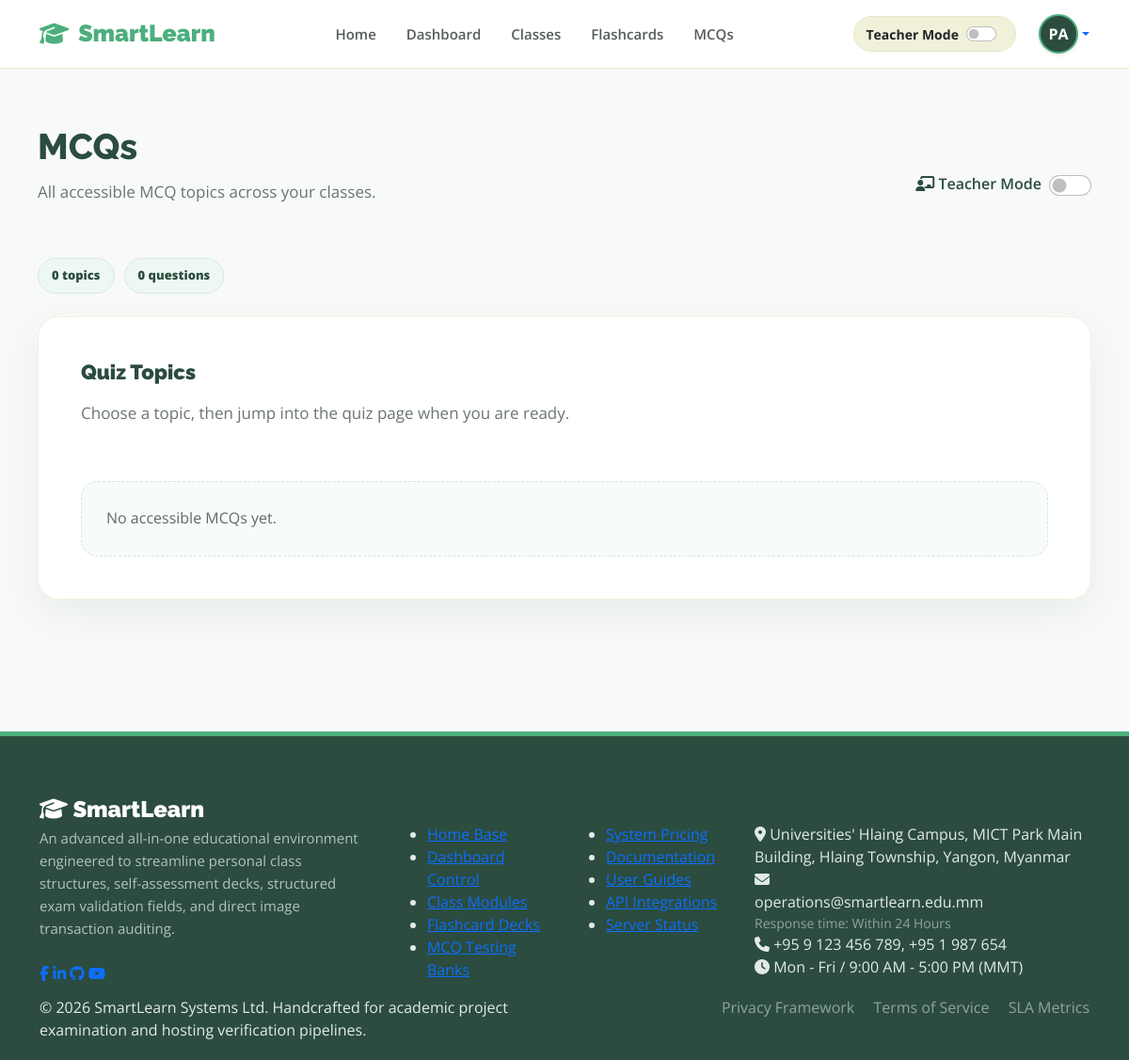
Before: /mcqs/ (signed in) with the older database file.
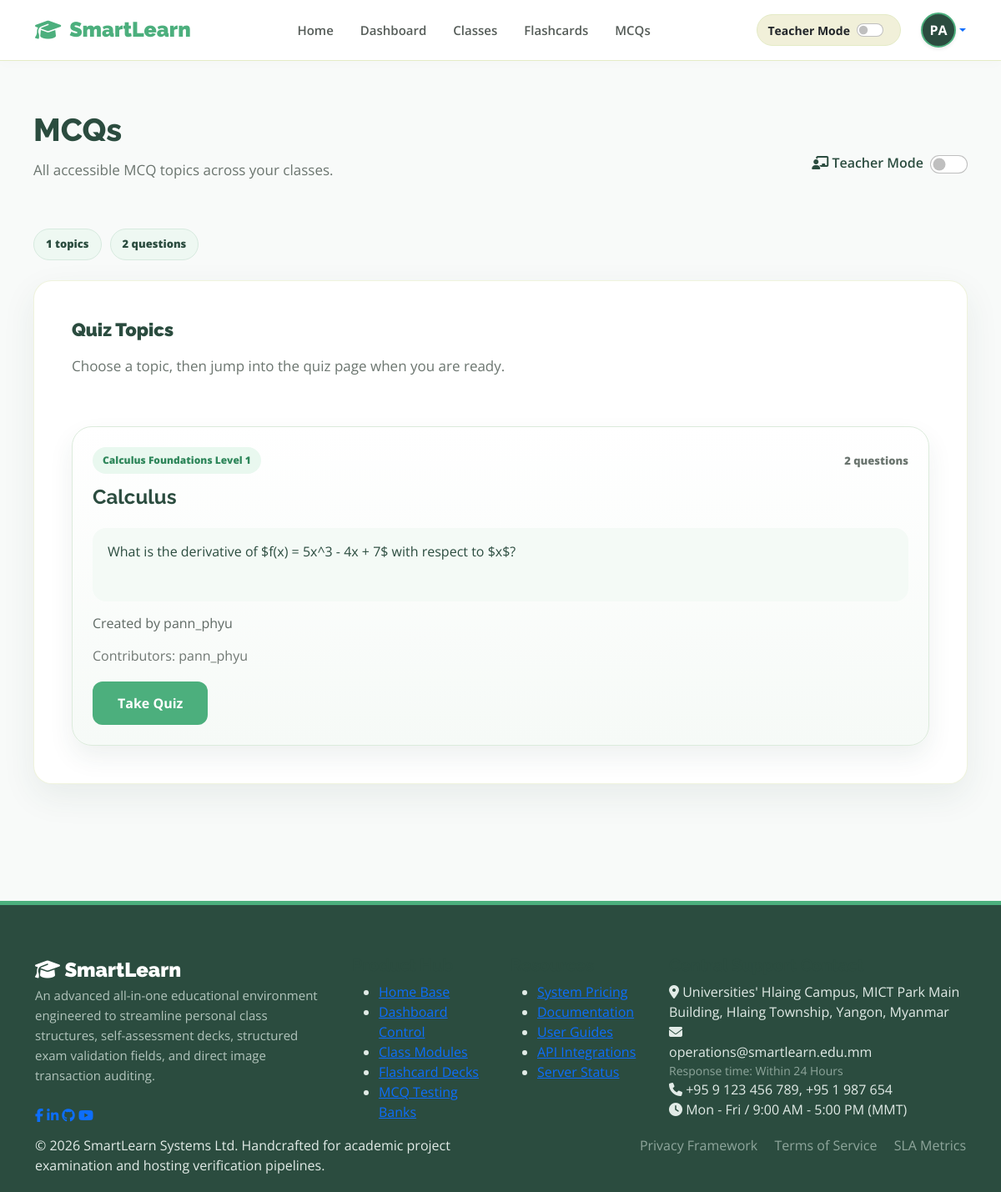
After: the same page with the newer database file.
### smartlearnApp/models.py (models this page shows, shortened)
class Classroom(models.Model):
    SUBJECT_CHOICES = [
        ('math', 'Mathematics'),
        ('science', 'Science'),
        ('coding', 'Coding/IT'),
        ('languages', 'Languages'),
        ('arts', 'Arts & Design'),
    ]
    CLASS_TYPES = [
        ('public', 'Public'),
        ('private', 'Private'),
    ]
    class_id = models.AutoField(primary_key=True)
    owner = models.ForeignKey(User, on_delete=models.CASCADE, related_name='owned_classrooms', null=True, blank=True)
    title = models.CharField(max_length=255, null=True, blank=True)
    description = models.TextField()
    subject = models.CharField(max_length=50, choices=SUBJECT_CHOICES, default='math')
    class_type = models.CharField(max_length=20, choices=CLASS_TYPES, default='public', null=True, blank=True)
    price = models.DecimalField(max_digits=10, decimal_places=2, default=0.00)
    created_at = models.DateTimeField(auto_now_add=True)
    created_from_site = models.BooleanField(default=False)

class MCQQuestion(models.Model):
    OPTION_CHOICES = [
        ('A', 'A'),
        ('B', 'B'),
        ('C', 'C'),
        ('D', 'D'),
    ]
    question_id = models.AutoField(primary_key=True)
    classroom = models.ForeignKey(Classroom, on_delete=models.CASCADE, related_name='mcq_questions')
    created_by = models.ForeignKey(User, on_delete=models.CASCADE, related_name='mcq_questions')
    topic = models.CharField(max_length=120)
    question = models.TextField()
    option_a = models.CharField(max_length=255)
    option_b = models.CharField(max_length=255)
    option_c = models.CharField(max_length=255)
    option_d = models.CharField(max_length=255)
    correct_option = models.CharField(max_length=1, choices=OPTION_CHOICES)
    explanation = models.TextField(blank=True)
    created_at = models.DateTimeField(auto_now_add=True)

### smartlearnApp/views.py (the view)
# urls.py: path('mcqs/', views.all_mcqs_view, name='all_mcqs'),
def all_mcqs_view(request):
    current_user = request.user
    accessible_classrooms = get_accessible_classrooms(current_user)
    mcq_groups = []
    for classroom in accessible_classrooms:
        classroom_questions = list(
            MCQQuestion.objects.filter(classroom=classroom)
            .select_related('created_by')
            .order_by('topic', '-created_at')
        )
        classroom_topic_map = OrderedDict()
        for question_item in classroom_questions:
            group_key = question_item.topic
            group = classroom_topic_map.get(group_key)
            if not group:
                group = {
                    'classroom_id': classroom.class_id,
                    'classroom_title': classroom.title,
                    'class_type': classroom.class_type,
                    'topic': question_item.topic,
                    'topic_slug': slugify(question_item.topic) or 'mcq-topic',
                    'preview_question': question_item.question,
                    'questions': [],
                    'contributors': [],
                    'primary_creator': question_item.created_by.username,
                }
                classroom_topic_map[group_key] = group
            group['questions'].append(question_item)
            if question_item.created_by.username not in group['contributors']:
                group['contributors'].append(question_item.created_by.username)
        for group in classroom_topic_map.values():
            contributor_count = len(group['contributors'])
            if contributor_count == 1:
                contributor_summary = group['contributors'][0]
            else:
                contributor_summary = f"{group['contributors'][0]} + {contributor_count - 1} more"
            group['total_questions'] = len(group['questions'])
            group['contributor_summary'] = contributor_summary
            mcq_groups.append(group)
    return render(request, 'all_mcqs.html', {
        'current_user': current_user,
        'mcq_groups': mcq_groups,
        'total_questions': sum(group['total_questions'] for group in mcq_groups),
        'total_topics': len(mcq_groups),
    })

### smartlearnApp/views.py (called while the page is built)
def user_can_enter_classroom(classroom, user):
    if classroom.owner == user or classroom.class_type == 'public':
        return True
    return Enrollment.objects.filter(
        classroom=classroom,
        student=user,
        status='approved'
    ).exists()

def get_accessible_classrooms(user):
    classrooms = Classroom.objects.select_related('owner').all().order_by('title')
    accessible = []
    for classroom in classrooms:
        if user_can_enter_classroom(classroom, user):
            accessible.append(classroom)
    return accessible

### smartlearnApp/templates/all_mcqs.html (shortened to what this page needs)
{% extends 'base.html' %}
{% block content %}
<div class="learning-page-header">
    <div class="learning-title-row d-flex justify-content-between align-items-center">
        <div>
            <h2 class="page-heading-large">MCQs</h2>
            <p class="subtext-muted">All accessible MCQ topics across your classes.</p>
        </div>
        <div class="teacher-toggle d-flex align-items-center gap-2">
            <span><i class="fa-solid fa-chalkboard-user"></i> Teacher Mode</span>
            <div class="form-check form-switch m-0">
                <input class="form-check-input" type="checkbox" role="switch" id="teacherModeToggle" style="cursor: pointer; width: 45px; height: 22px;">
            </div>
        </div>
    </div>
    <div class="learning-stats">
        <span class="stat-chip">{{ total_topics }} topics</span>
        <span class="stat-chip">{{ total_questions }} questions</span>
    </div>
</div>
<section class="styled-card">
    <div class="learning-section-head">
        <div>
            <h3 class="section-heading">Quiz Topics</h3>
            <p class="subtext-muted">Choose a topic, then jump into the quiz page when you are ready.</p>
        </div>
    </div>
    <div class="topic-collection-grid">
        {% for group in mcq_groups %}
            <article class="topic-collection-card topic-item-card" data-owner="{{ group.primary_creator }}">
                <div class="topic-collection-topline">
                    <span class="status-badge {% if group.class_type == 'public' %}badge-public{% else %}badge-private{% endif %}">{{ group.classroom_title }}</span>
                    <span class="topic-card-count">{{ group.total_questions }} questions</span>
                </div>
                <h4>{{ group.topic }}</h4>
                <p class="topic-preview">{{ group.preview_question }}</p>
                <p class="topic-meta">Created by {{ group.primary_creator }}</p>
                <p class="topic-meta muted">Contributors: {{ group.contributor_summary }}</p>
                <div class="topic-collection-actions">
                    <a class="btn-primary" href="{% url 'take_quiz' group.classroom_id %}?topic={{ group.topic|urlencode }}">Take Quiz</a>
                </div>
            </article>
        {% empty %}
            <div class="empty-study-state">No accessible MCQs yet.</div>
        {% endfor %}
    </div>
</section>
{% endblock %}

### smartlearnApp/templates/base.html (shortened to what the changed rows need)
{% load static %}
<!DOCTYPE html>
<html lang="en">
<head>
    <link href="https://cdn.jsdelivr.net/npm/bootstrap@5.0.0/dist/css/bootstrap.min.css" rel="stylesheet">
    <link rel="stylesheet" href="https://cdnjs.cloudflare.com/ajax/libs/font-awesome/6.5.2/css/all.min.css">
    <link rel="stylesheet" href="{% static 'css/style.css' %}">
</head>
<body>
    <header class="navbar navbar-expand-lg navbar-light sticky-top">
        <div class="container">
            <div class="collapse navbar-collapse" id="mainNavbar">
                <div class="d-flex align-items-center gap-3">
                    {% if user.is_authenticated %}
                        <div class="dropdown">
                            <a href="#" class="d-flex align-items-center text-decoration-none dropdown-toggle" id="profileDropdown" data-bs-toggle="dropdown" aria-expanded="false">
                                <div class="rounded-circle d-flex align-items-center justify-content-center text-white fw-bold shadow-sm"
                                     style="width: 42px; height: 42px; background-color: #2b4c3f; border: 2px solid #4CAF7D;">
                                    {{ request.user.username|slice:":2"|upper }}
                                </div>
                            </a>
                        </div>
                    {% else %}
                        <a href="{% url 'login' %}" class="btn btn-matcha-outline">Sign In</a>
                        <a href="{% url 'register' %}" class="btn btn-matcha-primary">Get Started</a>
                    {% endif %}
                </div>
            </div>
        </div>
    </header>
    <main class="main-container">
        {% block content %}{% endblock %}
    </main>
</body>
</html>

Changed rows visible on the page:
now on this page (row unchanged): Classroom: classroom_title "Calculus Foundations Level 1"
added MCQQuestion: topic "Calculus", preview_question "What is the derivative of $f(x) = 5x^3 - 4x + 7$ with respect to $x$?"
Other visible differences:
{{ total_topics }}: "0" → "1"
{{ total_questions }}: "0" → "2"
new list line: "2 questions Created by Contributors: Take Quiz"
new list line: "pann_phyu pann_phyu"
text no longer shown: "No accessible MCQs yet."
